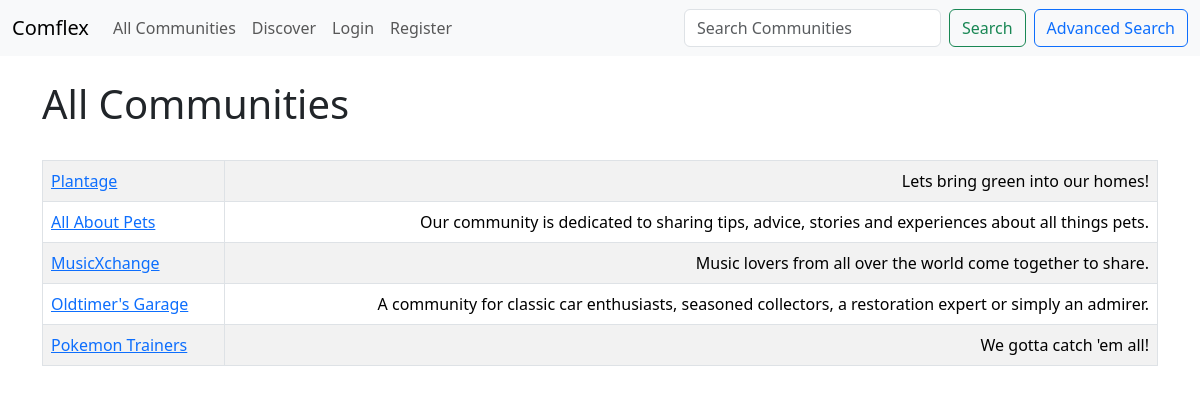
The page /list_communities on the database as committed earlier.
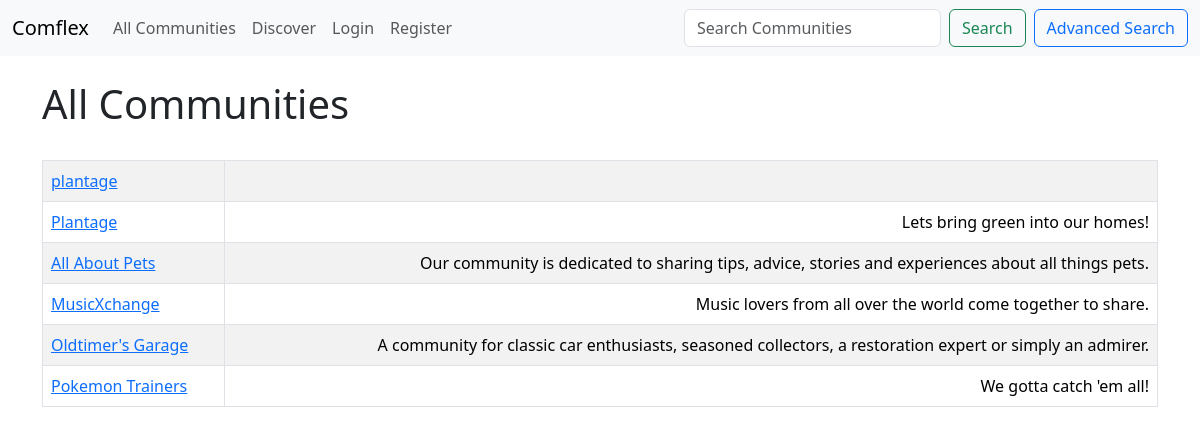
The same page on the database as committed later.
### post_app/models.py (models this page shows)
class Community(models.Model):
    name = models.CharField('Community Name', max_length=120, unique=True)
    is_public = models.BooleanField(default=True, help_text="Check if the community is public!")
    creation_date = models.DateTimeField(auto_now_add=True)
    description = models.TextField(blank=True)
    owner_id = models.IntegerField('Community Owner', blank=False, default=1)
    owner_username = models.ForeignKey(User, blank=False, null=True, on_delete=models.SET_NULL)
    members = models.ManyToManyField(User, related_name='communities', blank=True)
    moderators = models.ManyToManyField(User, related_name='moderated_communities', blank=True)  # New field for moderators
    def __str__(self):
        return self.name

### post_app/views.py (the view)
# urls.py: path('list_communities', views.list_communities, name="list-communities"),
def list_communities(request):
    community_list = Community.objects.all().order_by('-creation_date')
    return render(request, 'posts/list_communities.html', {'community_list': community_list})

### post_app/templates/posts/list_communities.html
{% extends 'posts/base.html' %}
{% block content%}
	<h1>All Communities</h1>
	<br/>
	<table class = "table table-striped table-hover table-bordered">
		{% for community in community_list%}
		<tr>
			<td>
				<a href="{% url 'show-community' community.id %}">{{ community }}  </a>
			</td>
					<td align="right">
						{{ community.description }}
					</td>
		</tr>
		{% endfor %}
{% endblock%}

Rows that differ between the two databases and show on the page:
added Community: name "plantage"
